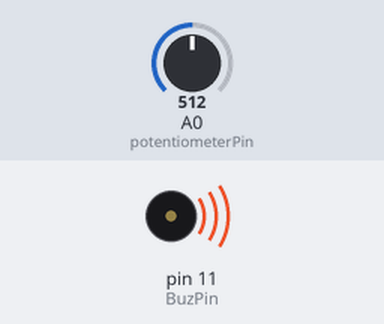
The sketch below on a simulated Arduino Uno, built with avr-gcc and run on an emulated ATmega328P. Shown: buzzer (waves = sounding). The inputs (shaded band) are chosen by the test bench; at power-on: A0 (potentiometerPin) = 512. What the sketch prints to the serial monitor is not drawn.

Above: at 0.1 s.
Timing chart, 0 to 1.6 s (numbered marks = the images above):
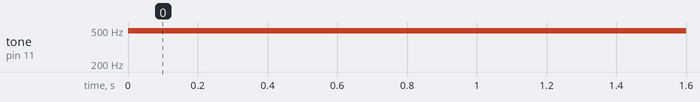

The sketch:

buzzer.ino
```cpp
//------------------------------------------------------------------------------
// Programa para Ejercitar un "Buzzer" (Zumbador)
//------------------------------------------------------------------------------
// Adaptado por: Sergio Fco. Hernández Machuca
// sfhm_clases@hotmail.com
//------------------------------------------------------------------------------

//-----[ Variables y Constantes ]-----
int potentiometerPin = 0;       // Entrada de un potenciómetro
int BuzPin = 11;                // Salida hacia un "Buzzer"
int potentiometerVal = 0;       // Valor leído de pin central del potenciómetro

//------------------------------------------------------------------------------
void setup() {
	Serial.begin(9600);          //  Velocidad de comunicación serial
}

//------------------------------------------------------------------------------
void loop() {
	// Lectura de un Voltaje variable, propuesto por el usuario:
	potentiometerVal = analogRead(potentiometerPin);

	// Debido a que las terminales que generan señales PWN (moduladas en ancho
	// de pulso) sólo aceptan valores de entre [0..255] y los valores de entradas
	// de terminales analógicas varían entre [0..1023], habrá que hacer un
	// mapeo (traslado) entre ese conjunto de valores. Con la función "map" los
	// valores generados ( de entre [0..1023]) serán apropiadamente convertidos
	// a valores de entre [0..255]
	int mappedVal = map(potentiometerVal, 0, 1023, 0, 255);
	Serial.print(potentiometerVal);   // Valor leído del Potenciómetro
	Serial.print(" - ");              // Separador
	Serial.println(mappedVal);        // Valor correspondiente a señal PWM
	analogWrite(BuzPin, mappedVal);   // Señal introducida al "Buzzer"
	delay(100);                        // Un pequeño retardo...
}
//------------------------------------------------------------------------------
```

Measured:
- by itself, tone on pin 11 (BuzPin): silent → 490 Hz at 0.00 s
